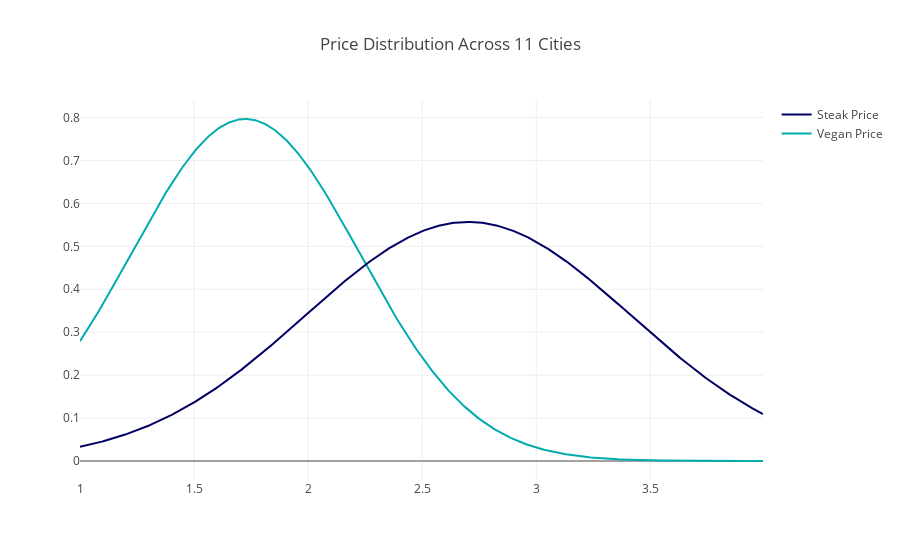

Notebook code for this chart:
### Code cell
tot1 = df[df['category']=='vegan']['price']  
tot2 = df[df['category']=='steak']['price']  

# Group data together
hist_data = [tot1, tot2]

group_labels = ['Vegan Price','Steak Price']

colors = ['rgb(0, 172, 173)', 'rgb(0, 000, 100)']
# Create distplot with custom bin_size
tot_fig1 = ff.create_distplot(hist_data, group_labels, bin_size=.2, colors=colors,show_hist=False, curve_type='normal', show_rug=False)

tot_fig1['layout'].update(title='Price Distribution Across 11 Cities')
# Plot!
plotly.offline.iplot(tot_fig1, filename='Distplot with Multiple Datasets')

### Figure 1 — Plotly figure (JSON) as saved in the notebook; plotly's stock layout.template omitted (floating-point values rounded to 4 significant figures; data arrays with more than 128 entries replaced by an {"elided": "..."} marker saying what was removed)
{"data": [{"legendgroup": "Vegan Price", "marker": {"color": "rgb(0, 172, 173)"}, "mode": "lines", "name": "Vegan Price", "showlegend": true, "type": "scatter", "uid": "522db4ee-3189-11e9-804f-8c859007c3ad", "x": {"elided": "500 float values"}, "xaxis": "x", "y": {"elided": "500 float values"}, "yaxis": "y"}, {"legendgroup": "Steak Price", "marker": {"color": "rgb(0, 000, 100)"}, "mode": "lines", "name": "Steak Price", "showlegend": true, "type": "scatter", "uid": "522ee85a-3189-11e9-b6f6-8c859007c3ad", "x": {"elided": "500 float values"}, "xaxis": "x", "y": {"elided": "500 float values"}, "yaxis": "y"}], "layout": {"barmode": "overlay", "hovermode": "closest", "legend": {"traceorder": "reversed"}, "title": "Price Distribution Across 11 Cities", "xaxis": {"anchor": "y2", "domain": [0, 1], "zeroline": false}, "yaxis": {"anchor": "free", "domain": [0, 1], "position": 0}}}
